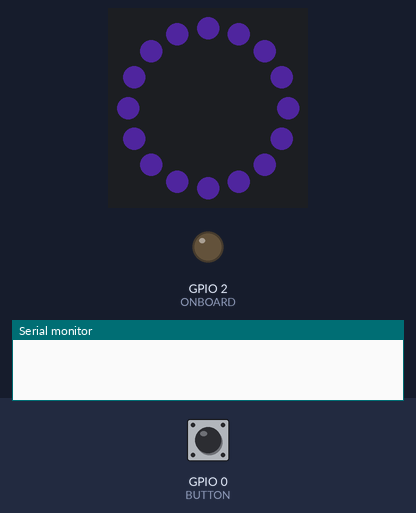
The program below on a simulated ESP32. On the bench: 16 RGB LEDs in a ring, first at the top, clockwise, output pins drawn as LEDs (lit = HIGH), the last lines printed to the serial monitor. The inputs (shaded band) are chosen by the test bench; at power-on: GPIO 0 (BUTTON) HIGH. Dim RGB values are drawn brighter than linear; WiFi joins after 1.5 s; servers stay silent unless stated; uploads are accepted with an empty reply; random numbers use the default seed unless the program sets one.

Above: at 0.1 s.
At 2.7 s:
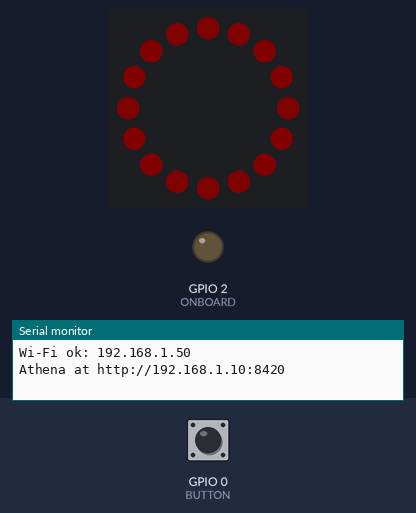
2.8 s: GPIO 0 (BUTTON) pulled LOW for 0.25 s
Timing chart, 0 to 5.8 s (numbered marks = the images above; inputs shaded):
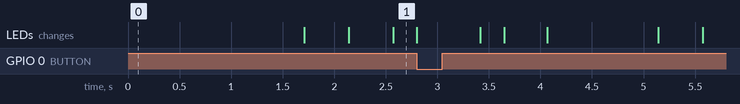

The program:

main.cpp
```cpp
// Athena's desk orb: shows what Athena is doing, and its button makes her listen.
//
//   ESP32 board alone  - the on-board blue LED: on while listening, fast blink
//                        while thinking, flicker while speaking, a short blip
//                        every two seconds when idle, nothing if Athena is off.
//   + WS2812B ring     - data pin to GPIO 13 (5V/GND to the ring): the full orb,
//                        in the HUD's colours. Set LEDS in athena.h to its size.
//   BOOT button        - press: "Athena, listen" (same as the HUD's mic button).
//
// First boot: no Wi-Fi saved, so the orb opens its own network "Athena-Orb".
// Join it from your phone; a page opens where YOU pick your Wi-Fi and type its
// password - it is kept on the orb only, never in this code. Hold BOOT while
// powering on to forget it and choose again.
//
// It talks to Athena's web interface (port 8420) with its own key, which can
// only read her state and press listen (jarvis/ui/web.py /orb).
#include <Arduino.h>
#include <ArduinoJson.h>
#include <ESPmDNS.h>
#include <FastLED.h>
#include <HTTPClient.h>
#include <WiFi.h>
#include <WiFiManager.h>

#include "athena.h"   // ATHENA_HOST, ATHENA_IP, ORB_KEY, LEDS - made by make_config.py

#define LED_PIN 13
#define ONBOARD 2
#define BUTTON 0

CRGB ring[LEDS > 0 ? LEDS : 1];
String state = "offline";
float level = 0;
unsigned long lastOk = 0, lastPoll = 0, pressedAt = 0;
String base;  // http://host:8420

// The HUD's colours (FACE_COL in hud.html).
CRGB colourOf(const String &s) {
  if (s == "listening") return CRGB(0xF7, 0xA4, 0x43);
  if (s == "thinking") return CRGB(0x8F, 0x72, 0xFF);
  if (s == "speaking") return CRGB(0xFF, 0x5F, 0xB8);
  if (s == "muted") return CRGB(0xFF, 0x8C, 0x00);
  if (s == "offline" || s == "stopped") return CRGB(0x60, 0x00, 0x00);
  return CRGB(0xC4, 0xA8, 0xFF);  // idle
}

String findAthena() {
  // The PC by name first (its address can change), then the address it had.
  IPAddress ip = MDNS.queryHost(ATHENA_HOST, 2000);
  if (ip != IPAddress(0, 0, 0, 0)) return "http://" + ip.toString() + ":8420";
  return String("http://") + ATHENA_IP + ":8420";
}

void poll() {
  HTTPClient http;
  http.setTimeout(800);
  http.begin(base + "/orb");
  http.addHeader("X-Orb-Key", ORB_KEY);
  int code = http.GET();
  if (code == 200) {
    JsonDocument j;
    if (!deserializeJson(j, http.getString())) {
      state = j["s"] | "idle";
      level = j["l"] | 0.0f;
      lastOk = millis();
    }
  } else if (code == 401) {
    Serial.println("Athena refused the orb key - run make_config.py again and re-upload.");
  }
  http.end();
  if (millis() - lastOk > 4000) {
    state = "offline";
    if (millis() - lastOk > 15000) {  // the PC may have a new address
      base = findAthena();
      lastOk = millis() - 4001;
    }
  }
}

void listen() {
  HTTPClient http;
  http.begin(base + "/orb/listen");
  http.addHeader("X-Orb-Key", ORB_KEY);
  int code = http.POST("");
  http.end();
  Serial.printf("listen -> %d\n", code);
}

void drawRing(unsigned long t) {
  if (LEDS == 0) return;
  CRGB c = colourOf(state);
  float breathe = 0.5f + 0.5f * sinf(t / 900.0f);
  for (int i = 0; i < LEDS; i++) {
    CRGB p = c;
    if (state == "idle") p.nscale8(30 + 60 * breathe);
    else if (state == "listening") p.nscale8(90 + min(165.0f, level * 260));
    else if (state == "thinking") {  // a comet going round
      int head = (t / 60) % LEDS, d = (head - i + LEDS) % LEDS;
      p.nscale8(d < 5 ? 255 - d * 50 : 12);
    } else if (state == "speaking") p.nscale8(120 + 120 * (0.5f + 0.5f * sinf(t / 90.0f + i)));
    else p.nscale8(10 + 30 * breathe);  // offline / muted / stopped: dim
    ring[i] = p;
  }
  if (millis() - pressedAt < 300) fill_solid(ring, LEDS, CRGB::White);  // your press, seen
  FastLED.show();
}

void drawOnboard(unsigned long t) {
  bool on;
  if (millis() - pressedAt < 300) on = true;
  else if (state == "listening") on = true;
  else if (state == "thinking") on = (t / 120) % 2;
  else if (state == "speaking") on = random(3) > 0;
  else if (state == "idle") on = (t % 2000) < 60;
  else on = false;  // Athena not running
  digitalWrite(ONBOARD, on);
}

void setup() {
  Serial.begin(115200);
  pinMode(ONBOARD, OUTPUT);
  pinMode(BUTTON, INPUT_PULLUP);
  if (LEDS > 0) {
    FastLED.addLeds<WS2812B, LED_PIN, GRB>(ring, LEDS);
    FastLED.setBrightness(120);
    fill_solid(ring, LEDS, CRGB(0x20, 0x10, 0x40));
    FastLED.show();
  }
  WiFiManager wm;
  if (digitalRead(BUTTON) == LOW) wm.resetSettings();  // BOOT held at power-on: choose Wi-Fi again
  wm.setConfigPortalTimeout(300);
  if (!wm.autoConnect("Athena-Orb")) ESP.restart();
  Serial.printf("Wi-Fi ok: %s\n", WiFi.localIP().toString().c_str());
  MDNS.begin("athena-orb");
  base = findAthena();
  Serial.println("Athena at " + base);
}

void loop() {
  unsigned long t = millis();
  static bool wasDown = false;
  bool down = digitalRead(BUTTON) == LOW;
  if (down && !wasDown && t - pressedAt > 600) {
    pressedAt = t;
    listen();
  }
  wasDown = down;
  if (t - lastPoll > 150) {
    lastPoll = t;
    poll();
  }
  drawRing(t);
  drawOnboard(t);
  delay(15);
}
```

athena.example.h
```cpp
// Copy to athena.h (or run make_config.py, which writes it for you).
// athena.h is git-ignored: it holds the orb's key.
#pragma once
#define ATHENA_HOST "MY-PC"          // the PC's hostname (found over mDNS first)
#define ATHENA_IP "192.168.1.10"     // fallback LAN IP of the PC running Athena
#define ORB_KEY "paste-the-orb-key"  // Athena's data/orb_key.txt: read state + press listen only
#define LEDS 16                      // WS2812B ring size; 0 = on-board LED only
```
